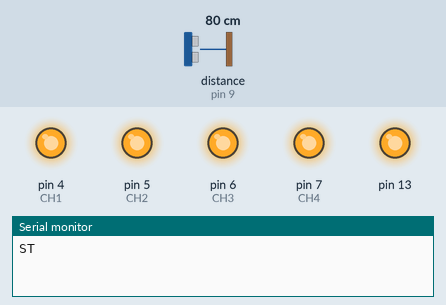
Bench run of a sketch on a simulated Arduino Uno, built with avr-gcc and run on an emulated ATmega328P. Shown: output pins drawn as LEDs (lit = HIGH), the last lines printed to the serial monitor. Dashed ring = blinking. The test bench sets the inputs (shaded band); at power-on: distance to the obstacle (sensor on pin 9) 80 cm. The echo pulse lasts 58.3 µs per cm; pins used as bus, display or sensor lines are not drawn.

Above: at 3.2 s.
3.3 s: distance to the obstacle (sensor on pin 9) set to 25 cm
6.5 s: distance to the obstacle (sensor on pin 9) set to 20 cm
8.0 s: distance to the obstacle (sensor on pin 9) set to 2 cm
At 10.0 s:
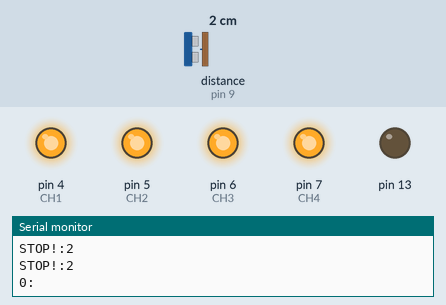
12.0 s: distance to the obstacle (sensor on pin 9) set to 8 cm
15.5 s: distance to the obstacle (sensor on pin 9) set to 11 cm
At 16.6 s:
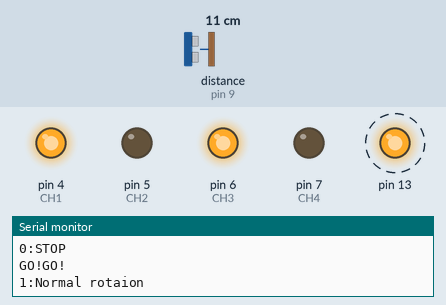
At 17.4 s:
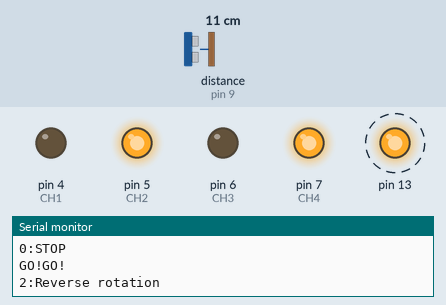
19.0 s: distance to the obstacle (sensor on pin 9) set to 4 cm
At 20.0 s:
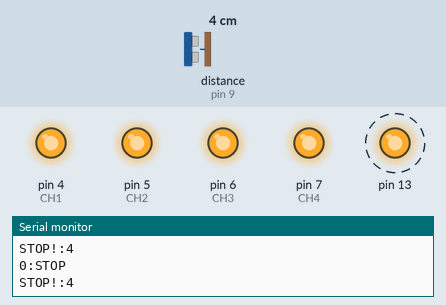
Timing chart, 0 to 23.5 s (numbered marks = the images above; inputs shaded):
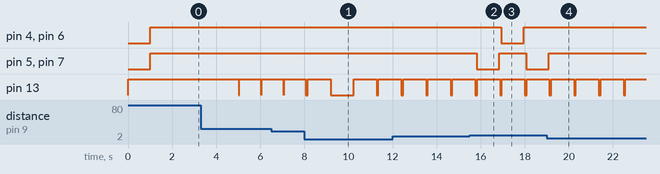

The sketch:

timer_distance_motor_CH1234.ino
```cpp
const int ENABLE = 3;
const int CH1 = 4;
const int CH2 = 5;
const int CH3 = 6;
const int CH4 = 7;
int TRIG = 10;
int ECHO = 9;
long duration, cm;
boolean stop_flag = 0;

void setup() {
  pinMode(13, OUTPUT);
  Serial.begin(9600);
  pinMode(ENABLE,OUTPUT);  // 3番ピンをOUTPUT指定
  pinMode(CH1,OUTPUT);    // 4番ピンをOUTPUT指定
  pinMode(CH2,OUTPUT);    // 5版ピンをOUTPUT指定
  pinMode(CH3,OUTPUT);    // 6番ピンをOUTPUT指定
  pinMode(CH4,OUTPUT);    // 7版ピンをOUTPUT指定
  pinMode(ECHO,INPUT);
  pinMode(TRIG,OUTPUT);
  // 初期化 DCモータが突然動きださないように
  digitalWrite(ENABLE,LOW); // disable

  TCCR1A  = 0;
  TCCR1B  = 0;
  TCCR1B |= (1 << WGM12) | (1 << CS12);   //CTC mode //256分周(16micros,62.5kHz)
  OCR1A   = 1000*5-1;            //5000カウント毎(80ms周期,12.5Hz) 31250カウント毎(=0.5s周期)
  TIMSK1 |= (1 << OCIE1A);
}

ISR(TIMER1_COMPA_vect) {
  digitalWrite(13, !digitalRead(13));
//  Serial.println("Hello world!");
  digitalWrite(TRIG,LOW);
  delayMicroseconds(2);
  digitalWrite(TRIG,HIGH);
  delayMicroseconds(10);
  duration = pulseIn(ECHO,HIGH);
  cm = microsecTocm(duration);
  if(cm < 10){
    stop_flag = 1;
    Serial.print("STOP!:");
    Serial.println(cm);
    digitalWrite(ENABLE,HIGH); // enable on
    digitalWrite(CH1,HIGH);
    digitalWrite(CH2,HIGH);
    digitalWrite(CH3,HIGH);
    digitalWrite(CH4,HIGH);
    digitalWrite(ENABLE,LOW); // disable
  }else{
    Serial.println("GO!GO!");
    stop_flag = 0;
  }
}

void loop() {
    digitalWrite(ENABLE,LOW); // disable
    if(stop_flag == 0){
      Serial.println("1:Normal rotaion");
      digitalWrite(ENABLE,HIGH); // enable on
      digitalWrite(CH1,HIGH);
      digitalWrite(CH2,LOW);
      digitalWrite(CH3,HIGH);
      digitalWrite(CH4,LOW);
    }
    delay(1000);

    Serial.println("0:STOP");
    digitalWrite(ENABLE,LOW); // disable
    delay(100);

    if(stop_flag == 0){
      Serial.println("2:Reverse rotation");
      digitalWrite(ENABLE,HIGH); // enable on
      analogWrite(CH1,LOW);
      digitalWrite(CH2,HIGH);
      analogWrite(CH3,LOW);
      digitalWrite(CH4,HIGH);
    }
    delay(1000);

    Serial.println("0:STOP");
    digitalWrite(ENABLE,LOW); // disable
    delay(100);
}


long microsecTocm(long microsec){
  return microsec /29 /2;
}
```

Measured:
- the behaviour switches between 9 and 10 cm on distance to the obstacle (sensor on pin 9) (found by bisection; images 1 and 2)
- after the input at 15.5 s, pin 4 (CH1), pin 6 (CH3): HIGH → LOW after 1.4 s, → HIGH 1.0 s later; pin 5 (CH2), pin 7 (CH4): HIGH → LOW after 0.32 s, → HIGH 1.0 s later, → LOW 1.2 s later
- after the input at 19.0 s, pin 4 (CH1), pin 6 (CH3): stops changing and stays HIGH; pin 5 (CH2), pin 7 (CH4): goes on until 19.1 s, then stays HIGH
- by itself, pin 13: alternates HIGH for 1.0 s and LOW for 0.08 s
